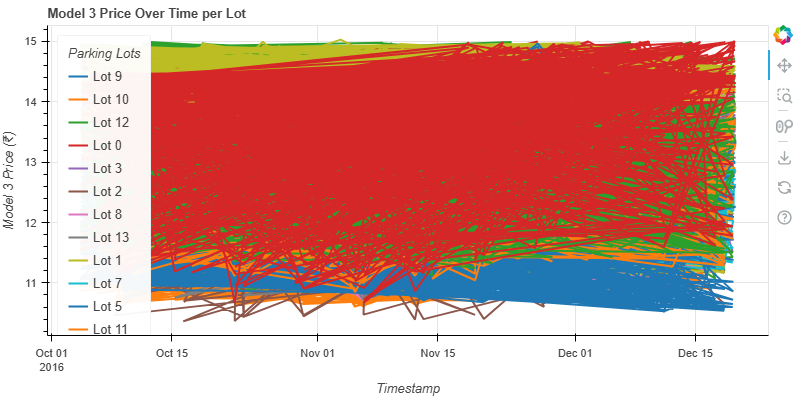
#> input picture Model3_Price_Graph.png, 797 x 396 px
$ jupyter execute --allow-errors CapstoneProject_SA_UrbanParkingLotDynamicPricing.ipynb   (shell and % lines are left out)
#> lines starting #> are read from the running program, lines starting #| are printed output that depends on the picture
[cell 1]
import pandas as pd

#> (the rest of this cell did not finish here and is left out)

#> (a cell that did not finish here is left out)

Model - 1 - *Baseline Linear Model*

[cell 3]
def BaselineModelPrice(occupancy, capacity, alpha=5, base_price=10):
    ratio = occupancy / capacity
    if ratio < 1:
        return round(base_price + alpha * ratio, 2)
    else:
        return round(base_price + alpha, 2)
#> (the rest of this cell did not finish here and is left out)

[cell 4]
import numpy as np
import matplotlib.pyplot as plt
occupancies = np.linspace(0, 1.1, 100)

prices = [BaselineModelPrice(o, capacity=1) for o in occupancies]

plt.figure(figsize=(8, 5))
plt.plot(occupancies, prices, label='Baseline Price', color='green')
plt.axvline(1.0, linestyle='--', color='yellow', label='Full Capacity (100%)')
plt.xlabel('Occupancy Ratio')
plt.ylabel('Price')
plt.title('Model 1: Baseline Linear Pricing vs Occupancy')
plt.legend()
plt.grid(True)
plt.show()
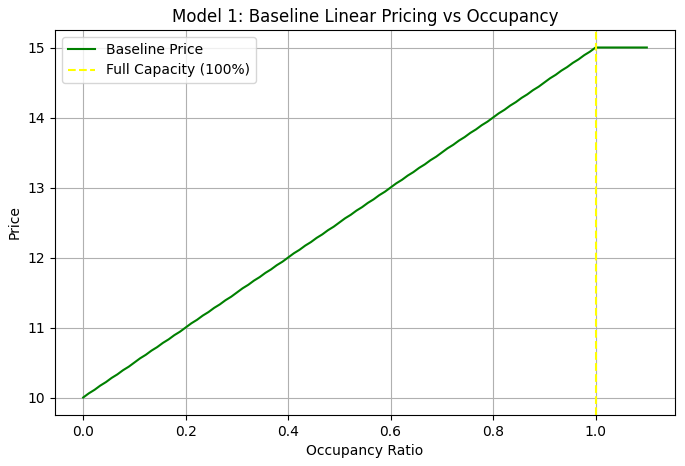
#> figure drawn by matplotlib, 1 panel; curve peaks at x = 1, y = 15

[cell 5]
print(f'Average Prices :{sum(prices)/len(prices)}')

Model 2: *Demand-Based Price Function*

[cell 6]
def get_vehicle_weight(vehicle_type):
    wts = {'car': 1.0, 'bike': 0.6, 'truck': 1.7}
    return wts.get(str(vehicle_type).lower(), 1.0)

# [14 lines left out: functions get_traffic_weight, nonlinear_demand_score, not called in this run]

[cell 7]
# [4 lines left out: function model2_price_bounded, not called in this run]

#> (a cell that did not finish here is left out)

#> (a cell that did not finish here is left out)

#> (a cell that did not finish here is left out)

#> (a cell that did not finish here is left out)

Model 3 : *Competitive Pricing Model*

[cell 12]
from math import radians, cos, sin, asin, sqrt
import json


# [6 lines left out: function haversine, not called in this run]


#> (the rest of this cell did not finish here and is left out)

[cell 13]
# [20 lines left out: function model3_competitor_logic, not called in this run]

[cell 14]
import pathway as pw

class PricingStream:
    # [38 lines left out: function run, not called in this run]

[cell 15]
import pathway as pw


class ParkingSchema(pw.Schema):
    timestamp: str
    lot_id: int
    occupancy: float
    capacity: float
    model2_price: float

#> (the rest of this cell did not finish here and is left out)

[cell 16]
from bokeh.plotting import figure, show, output_notebook
from bokeh.models import ColumnDataSource
from bokeh.palettes import Category10
import pandas as pd

output_notebook()

#> (the rest of this cell did not finish here and is left out)

[cell 17]
import matplotlib.pyplot as plt
import matplotlib.image as mpimg

img = mpimg.imread('Model3_Price_Graph.png')  # replace with your actual image filename
#> img is the input picture: shape (396, 797, 4) float32; mean R, G, B, A 0.843, 0.629, 0.607, 1
plt.imshow(img)
plt.axis('off')  # hide axes
plt.title("Model 3 Pricing Over Time per Lot")
plt.show()

[cell 18]
from bokeh.transform import dodge
from bokeh.models import ColumnDataSource, FactorRange
from bokeh.layouts import column


#> (the rest of this cell did not finish here and is left out)

[cell 19]
import matplotlib.pyplot as plt
import matplotlib.image as mpimg

img = mpimg.imread('AvgRevenuePerLot.png')
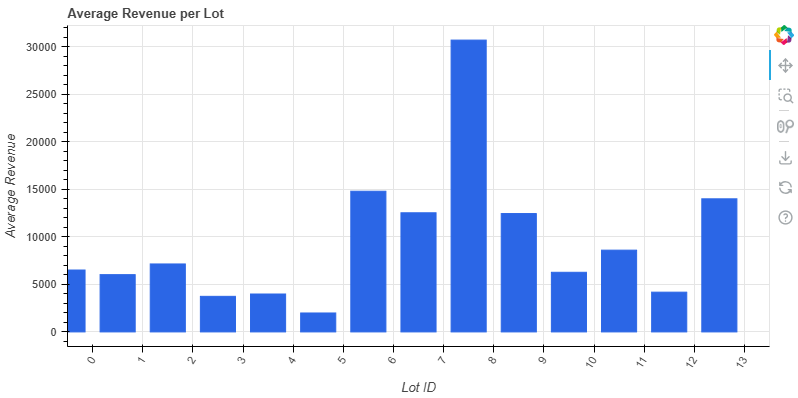
#> input picture AvgRevenuePerLot.png, 798 x 398 px
#> img is the input picture: shape (398, 798, 4) float32; mean R, G, B, A 0.871, 0.904, 0.975, 1
plt.figure(figsize=(12, 8))
plt.imshow(img)
plt.axis('off')  # hide axes
plt.title("Average Revenue per Lot")
plt.show()

[cell 20]
from bokeh.layouts import gridplot
from bokeh.plotting import figure, show
from bokeh.models import ColumnDataSource

plots = []


#> (the rest of this cell did not finish here and is left out)

[cell 21]
import matplotlib.pyplot as plt
import matplotlib.image as mpimg

img = mpimg.imread('LotsPriceoverTime.png')
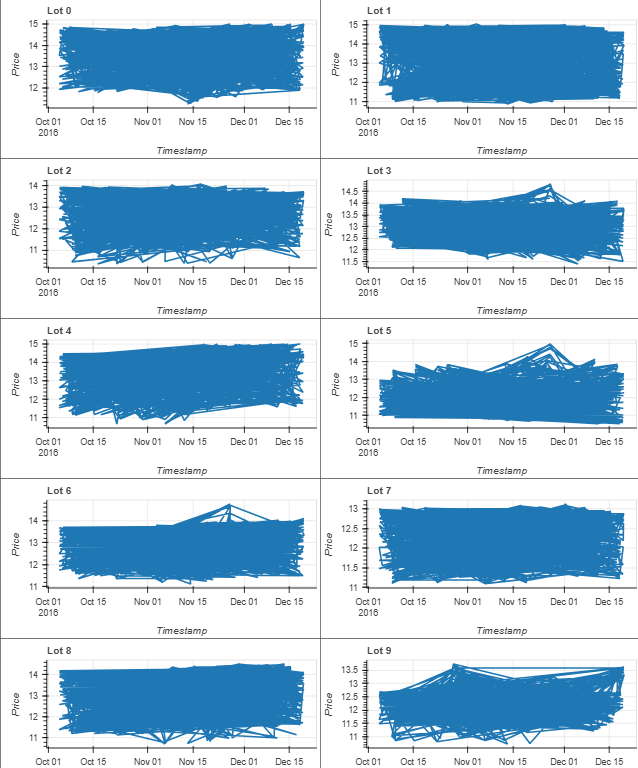
#> input picture LotsPriceoverTime.png, 638 x 768 px
#> img is the input picture: shape (768, 638, 4) float32; mean R, G, B, A 0.705, 0.811, 0.886, 1
plt.figure(figsize=(12, 8)) # replace with your actual image filename
plt.imshow(img)
plt.axis('off')
plt.title("Lots Price Over Time")
plt.show()
